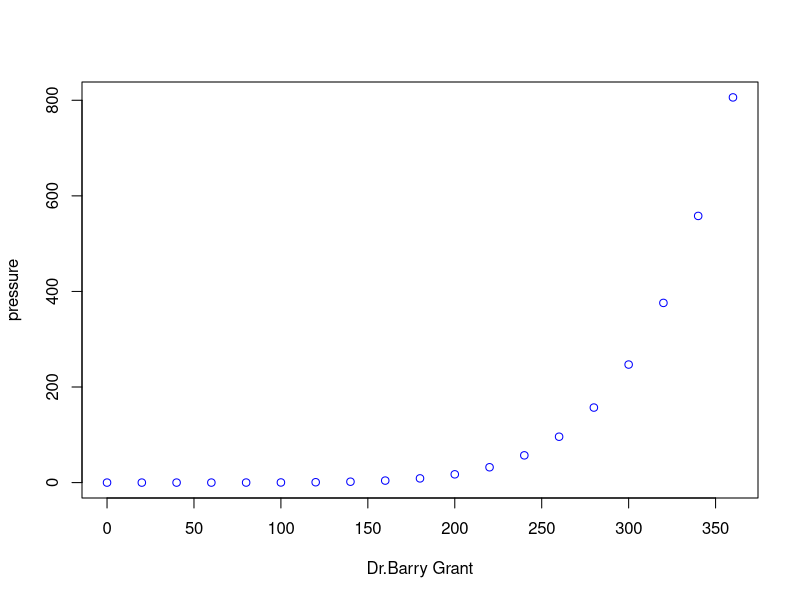

Write the R code that produced this figure.
## ---- chunk 1
knitr::opts_chunk$set(echo = TRUE)
## ---- chunk 2
summary(cars)
## ---- chunk 3
plot(pressure, xlab="Dr.Barry Grant", col="blue")
